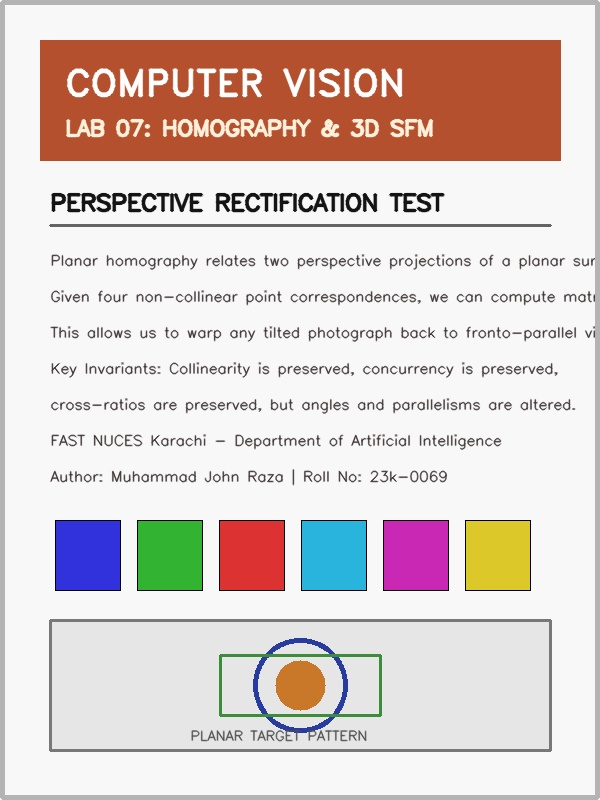
#> input picture lab7/assets/book_original_flat.jpg, 600 x 800 px, found by its file name; the run also reads 1 picture not shown here
$ python task1_image_transformations.py
#> lines starting #> are read from the running program, lines starting #| are printed output that depends on the picture; long printed decimals are rounded
"""
Task 1: Image Transformations (2D, 3D, Homogeneous Coordinates, Affine Straightness, Homography)
==================================================================================================
Author: Muhammad John Raza
Roll No: 23k-0069
FAST NUCES Karachi - Department of Artificial Intelligence
Course: Computer Vision Lab (Lab 07)
"""

import os
import cv2
import numpy as np
import matplotlib.pyplot as plt
from mpl_toolkits.mplot3d import Axes3D
from mpl_toolkits.mplot3d.art3d import Poly3DCollection

def get_path(rel_path):
    if os.path.exists(rel_path):
        return rel_path
    if rel_path.startswith("lab7/") and os.path.exists(rel_path[5:]):
        return rel_path[5:]
    if os.path.exists(os.path.join("lab7", rel_path)):
        return os.path.join("lab7", rel_path)
    if os.path.basename(os.getcwd()) == "lab7" and rel_path.startswith("lab7/"):
        return rel_path[5:]
    return rel_path

output_dir = "outputs" if os.path.basename(os.getcwd()) == "lab7" else "lab7/outputs"
os.makedirs(output_dir, exist_ok=True)

# =====================================================================
# Q1(a): 2D Transformations (Translation, Rotation, Scaling, Shearing)
# =====================================================================
def run_q1a_2d_transformations(input_path="lab7/assets/book_original_flat.jpg"):
#> called with input_path = 'lab7/assets/book_original_flat.jpg'
    print("\n--- Running Q1(a): 2D Image Transformations ---")
    real_path = get_path(input_path)
    img = cv2.imread(real_path)
#> img is the input picture: shape (800, 600, 3); mean B, G, R 203.8, 207.6, 220.3
    if img is None:
        img = np.zeros((400, 400, 3), dtype=np.uint8)
        cv2.rectangle(img, (80, 80), (320, 320), (50, 150, 240), -1)
        cv2.circle(img, (200, 200), 70, (255, 255, 255), -1)
        cv2.putText(img, "TEST 2D", (130, 210), cv2.FONT_HERSHEY_SIMPLEX, 0.8, (0, 0, 0), 2)

    h, w = img.shape[:2]

    # 1. Translation: Tx = 70, Ty = 50
    tx, ty = 70, 50
    M_trans = np.float32([[1, 0, tx],
                          [0, 1, ty]])
    img_trans = cv2.warpAffine(img, M_trans, (w, h), borderValue=(240, 240, 240))
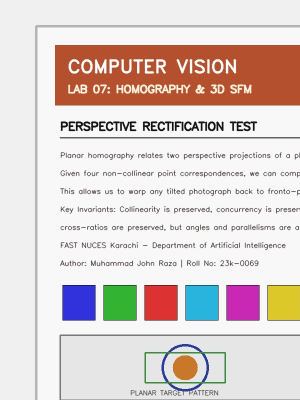
#> img_trans: shape (800, 600, 3) (shown at 1/2 size); mean B, G, R 205.9, 209.5, 221.3

    # 2. Rotation: 35 degrees counter-clockwise about image center
    center = (w // 2, h // 2)
    angle = 35.0
    scale = 1.0
    M_rot = cv2.getRotationMatrix2D(center, angle, scale)
    img_rot = cv2.warpAffine(img, M_rot, (w, h), borderValue=(240, 240, 240))
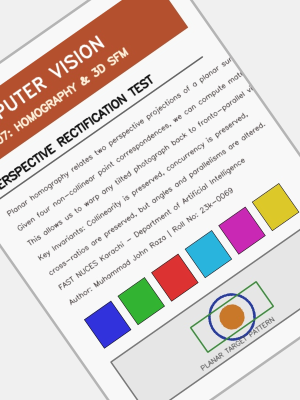
#> img_rot: shape (800, 600, 3) (shown at 1/2 size); mean B, G, R 209.8, 212.7, 222.7

    # 3. Scaling: Non-uniform scaling (sx = 0.65, sy = 0.85) centered
    sx, sy = 0.65, 0.85
    M_scale = np.float32([[sx, 0, (1 - sx) * (w / 2)],
                          [0, sy, (1 - sy) * (h / 2)]])
    img_scale = cv2.warpAffine(img, M_scale, (w, h), borderValue=(240, 240, 240))

    # 4. Shearing: Horizontal shear sh_x = 0.35, centered
    sh_x = 0.35
    M_shear = np.float32([[1, sh_x, -sh_x * (h / 2)],
                          [0, 1,    0]])
    img_shear = cv2.warpAffine(img, M_shear, (w, h), borderValue=(240, 240, 240))

    # 5. Combined Affine: Translation + Rotation + Scaling + Shearing
    M_rot_3x3 = np.vstack([M_rot, [0, 0, 1]])
    M_scale_3x3 = np.vstack([M_scale, [0, 0, 1]])
    M_shear_3x3 = np.vstack([M_shear, [0, 0, 1]])
    M_trans_3x3 = np.vstack([M_trans, [0, 0, 1]])
    M_combined = (M_trans_3x3 @ M_rot_3x3 @ M_shear_3x3 @ M_scale_3x3)[:2]
    img_combined = cv2.warpAffine(img, M_combined, (w, h), borderValue=(240, 240, 240))
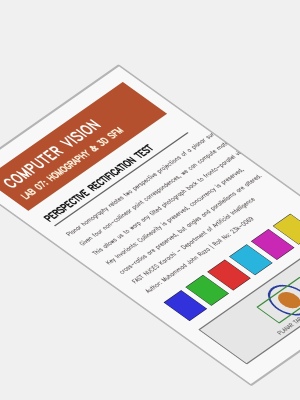
#> img_combined: shape (800, 600, 3) (shown at 1/2 size); mean B, G, R 221.3, 223.2, 230

    # Plot results
    fig, axes = plt.subplots(2, 3, figsize=(15, 10))
    titles = [
        "Original Image",
        f"1. Translation (tx={tx}, ty={ty})",
        f"2. Rotation ({angle} deg, Center)",
        f"3. Scaling (sx={sx}, sy={sy})",
        f"4. Shearing (sh_x={sh_x})",
        "5. Combined 2D Transformation"
    ]
    images = [img, img_trans, img_rot, img_scale, img_shear, img_combined]

    for ax, im, title in zip(axes.flat, images, titles):
        ax.imshow(cv2.cvtColor(im, cv2.COLOR_BGR2RGB))
        ax.set_title(title, fontsize=12, fontweight='bold', pad=8)
        ax.axis('on')
        ax.grid(color='gray', linestyle=':', alpha=0.5)
#> this loop made 6 passes
#> title on passes 1 to 6: 'Original Image', '1. Translation (tx=70, ty=50)', '2. Rotation (35.0 deg, Center)', '3. Scaling (sx=0.65, sy=0.85)', '4. Shearing (sh_x=0.35)', '5. Combined 2D Transformation'

    plt.suptitle("Q1(a): 2D Image Transformations Analysis\nAuthor: Muhammad John Raza (23k-0069)",
                 fontsize=15, fontweight='bold', y=0.98)
    plt.tight_layout()
    output_fig = os.path.join(output_dir, "q1a_2d_transformations.png")
    plt.savefig(output_fig, dpi=200, bbox_inches='tight')
    plt.close()
    print(f"  -> Saved 2D transformation visualization: {output_fig}")
    return output_fig


# =====================================================================
# Q1(b): 3D Transformations (Object rotation & translation along X, Y, Z)
# =====================================================================
def run_q1b_3d_transformations():
    print("\n--- Running Q1(b): 3D Object Transformations ---")
    vertices = np.array([
        [-1, -1, -1], [ 1, -1, -1], [ 1,  1, -1], [-1,  1, -1],
        [-1, -1,  1], [ 1, -1,  1], [ 1,  1,  1], [-1,  1,  1],
        [ 0, -1,  2], [ 0,  1,  2]
    ], dtype=np.float64)

    faces = [
        [0, 1, 2, 3],
        [0, 1, 5, 4],
        [1, 2, 6, 5],
        [2, 3, 7, 6],
        [3, 0, 4, 7],
        [4, 5, 8],
        [7, 6, 9],
        [4, 8, 9, 7],
        [5, 8, 9, 6]
    ]

    def get_rotation_matrix(rx_deg, ry_deg, rz_deg):
        ax, ay, az = np.radians([rx_deg, ry_deg, rz_deg])
        Rx = np.array([[1, 0, 0],
                       [0, np.cos(ax), -np.sin(ax)],
                       [0, np.sin(ax),  np.cos(ax)]])
        Ry = np.array([[np.cos(ay), 0, np.sin(ay)],
                       [0, 1, 0],
                       [-np.sin(ay), 0, np.cos(ay)]])
        Rz = np.array([[np.cos(az), -np.sin(az), 0],
                       [np.sin(az),  np.cos(az), 0],
                       [0, 0, 1]])
        return Rz @ Ry @ Rx

    scenarios = [
        ("1. Canonical 3D Object", 0, 0, 0, [0, 0, 0]),
        ("2. Rotation around X (Pitch +35 deg)", 35, 0, 0, [0, 0, 0]),
        ("3. Rotation around Y (Yaw +45 deg)", 0, 45, 0, [0, 0, 0]),
        ("4. Rotation around Z (Roll +50 deg)", 0, 0, 50, [0, 0, 0]),
        ("5. Move along X, Y, Z (T=[1.5, -1.0, 1.2])", 0, 0, 0, [1.5, -1.0, 1.2]),
        ("6. Full 3D Pose: R(30, 45, 25) + T", 30, 45, 25, [1.2, 0.8, -0.5])
    ]

    fig = plt.figure(figsize=(18, 11))
    colors = ['#1f77b4', '#ff7f0e', '#2ca02c', '#d62728', '#9467bd', '#8c564b']

    for i, (title, rx, ry, rz, T) in enumerate(scenarios):
        ax = fig.add_subplot(2, 3, i + 1, projection='3d')
        R = get_rotation_matrix(rx, ry, rz)
        T_vec = np.array(T)
        transformed_vertices = (R @ vertices.T).T + T_vec

        poly_list = []
        for face in faces:
            poly_list.append([transformed_vertices[idx] for idx in face])

        poly_coll = Poly3DCollection(poly_list, alpha=0.65, edgecolor='black', linewidths=1.2)
        poly_coll.set_facecolor(colors[i])
        ax.add_collection3d(poly_coll)

        ax.quiver(0, 0, 0, 1.5, 0, 0, color='red', arrow_length_ratio=0.15)
        ax.quiver(0, 0, 0, 0, 1.5, 0, color='green', arrow_length_ratio=0.15)
        ax.quiver(0, 0, 0, 0, 0, 1.5, color='blue', arrow_length_ratio=0.15)

        ax.set_xlim([-3.0, 3.5])
        ax.set_ylim([-3.0, 3.5])
        ax.set_zlim([-3.0, 3.5])
        ax.set_xlabel('X')
        ax.set_ylabel('Y')
        ax.set_zlabel('Z')
        ax.set_title(title, fontsize=11, fontweight='bold', pad=10)
        ax.view_init(elev=22, azim=-55)

    plt.suptitle("Q1(b): 3D Rigid Transformations (Euler Rotations & Translations in R^3)\nAuthor: Muhammad John Raza (23k-0069)",
                 fontsize=15, fontweight='bold', y=0.98)
    plt.tight_layout()
    output_fig = os.path.join(output_dir, "q1b_3d_transformations.png")
    plt.savefig(output_fig, dpi=200, bbox_inches='tight')
    plt.close()
    print(f"  -> Saved 3D transformation visualization: {output_fig}")
    return output_fig


# =====================================================================
# Q1(c): Homogeneous Coordinates Representation & Comprehensive Rationale
# =====================================================================
def run_q1c_homogeneous_coordinates():
    print("\n--- Running Q1(c): Homogeneous Coordinates Analysis ---")
    x, y = 145.0, 280.0
    P_homo = np.array([x, y, 1.0], dtype=np.float64)

    w_scale = 3.5
    P_scaled_homo = np.array([w_scale * x, w_scale * y, w_scale], dtype=np.float64)
    recovered_pt = (P_scaled_homo[:2] / P_scaled_homo[2])

    T1 = np.array([[1, 0, 50],
                   [0, 1, -30],
                   [0, 0, 1]], dtype=np.float64)
    th = np.radians(45)
    R2 = np.array([[np.cos(th), -np.sin(th), 0],
                   [np.sin(th),  np.cos(th), 0],
                   [0,           0,          1]], dtype=np.float64)
    S3 = np.array([[1.5, 0,   0],
                   [0,   0.8, 0],
                   [0,   0,   1]], dtype=np.float64)

    M_composite = S3 @ R2 @ T1
    P_transformed_homo = M_composite @ P_homo
    P_transformed_euclid = P_transformed_homo[:2] / P_transformed_homo[2]

    l1 = np.array([-2, 1, -10], dtype=np.float64)
    l2 = np.array([-2, 1, -40], dtype=np.float64)
    p_inf = np.cross(l1, l2)

    explanation_text = f"""================================================================================
Q1(c) HOMOGENEOUS COORDINATES IN COMPUTER VISION: FORMAL EXPLANATION
================================================================================
1. REPRESENTATION:
   - Euclidean 2D Point: (x, y) = ({x:.1f}, {y:.1f})
   - Canonical Homogeneous Coordinate: [x, y, 1]^T = [{P_homo[0]:.1f}, {P_homo[1]:.1f}, {P_homo[2]:.1f}]^T
   - Equivalence under scale lambda={w_scale}:
     [{P_scaled_homo[0]:.1f}, {P_scaled_homo[1]:.1f}, {P_scaled_homo[2]:.1f}]^T
     Dehomogenization (divide by W={P_scaled_homo[2]}): ({recovered_pt[0]:.1f}, {recovered_pt[1]:.1f}) -> Exactly matches original!

2. WHY THE EXTRA COORDINATE (W) IS USED IN COMPUTER VISION:
   -----------------------------------------------------------------------------
   (a) LINEARIZATION OF AFFINE & PROJECTIVE TRANSFORMATIONS:
       In 2D Cartesian coordinates, translation is non-linear: x' = x + tx (addition).
       Rotation and scaling are linear: x' = Ax (multiplication).
       Affine transformations therefore require a hybrid equation: x' = Ax + t.
       By embedding 2D points into projective space P^2 with homogeneous coordinates,
       translation becomes a standard matrix multiplication:
         [x']   [a11 a12 tx] [x]
         [y'] = [a21 a22 ty] [y]
         [ 1]   [ 0   0   1] [1]
       This converts all geometric transformations into unified matrix operations.

   (b) EFFICIENT COMPOSITION OF MULTIPLE TRANSFORMATIONS:
       Because every transformation is a 3x3 matrix, any sequence of N operations
       can be pre-multiplied into a single 3x3 matrix: M = T_n * ... * T_2 * T_1.
       Every scene point is transformed with a single matrix-vector product p' = M * p.
       Calculated composite output for ({x:.1f}, {y:.1f}): ({P_transformed_euclid[0]:.2f}, {P_transformed_euclid[1]:.2f}).

   (c) REPRESENTATION OF POINTS AT INFINITY (IDEAL POINTS) & VANISHING POINTS:
       In projective space P^2, parallel lines intersect at a point at infinity:
         Line 1: -2x + y - 10 = 0 -> l1 = [-2, 1, -10]
         Line 2: -2x + y - 40 = 0 -> l2 = [-2, 1, -40]
         Intersection = l1 x l2 = [{p_inf[0]:.1f}, {p_inf[1]:.1f}, {p_inf[2]:.1f}]^T
       Notice W = 0! The point at infinity represents direction without division by zero.
       Under perspective projection (cameras), points at infinity map to finite
       vanishing points on the image plane (horizon line).

   (d) PINHOLE CAMERA PERSPECTIVE PROJECTION:
       The 3D to 2D perspective projection through a camera center is inherently projective:
         lambda * [u, v, 1]^T = K * [R | t] * [X_w, Y_w, Z_w, 1]^T
       Division by the scale factor lambda (depth Z) models physical perspective foreshortening.
================================================================================"""
    print(explanation_text)

    out_txt = os.path.join(output_dir, "q1c_homogeneous_coordinates_explanation.txt")
    with open(out_txt, "w", encoding="utf-8") as f:
        f.write(explanation_text)
    print(f"  -> Saved explanation: {out_txt}")


# =====================================================================
# Q1(d): Affine Transformation and Line Straightness Invariance
# =====================================================================
def run_q1d_affine_straight_lines():
    print("\n--- Running Q1(d): Affine Transformation & Line Straightness Analysis ---")
    size = 500
    grid_img = np.full((size, size, 3), 255, dtype=np.uint8)

    for i in range(50, size, 50):
        cv2.line(grid_img, (i, 0), (i, size), (220, 220, 220), 1)
        cv2.line(grid_img, (0, i), (size, i), (220, 220, 220), 1)
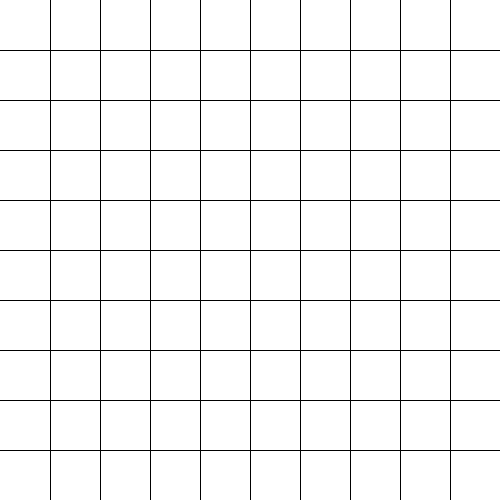
#> grid_img: shape (500, 500, 3); values 220 (black) and 255 (white), 96.4% white; black in thin lines or dots

    cv2.line(grid_img, (50, 80), (450, 80), (255, 0, 0), 3)
    cv2.line(grid_img, (80, 50), (80, 450), (0, 180, 0), 3)
    cv2.line(grid_img, (50, 50), (450, 450), (0, 0, 255), 3)
    cv2.line(grid_img, (50, 450), (450, 50), (200, 0, 200), 3)
    cv2.putText(grid_img, "Collinear Points Test", (130, 260), cv2.FONT_HERSHEY_SIMPLEX, 0.7, (40, 40, 40), 2)
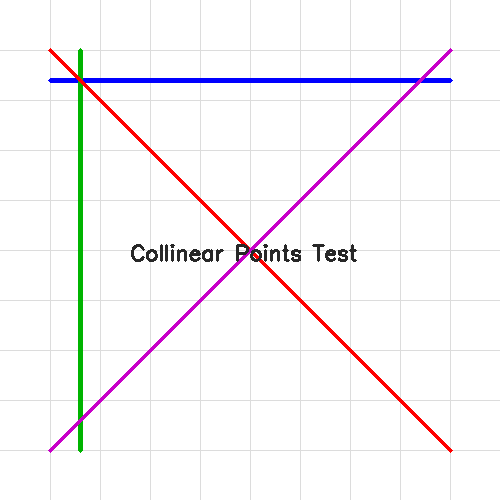
#> grid_img: shape (500, 500, 3); mean of channels 0, 1, 2 248.1, 245.9, 248.1; drawn as B, G, R

    src_tri = np.float32([[50, 50], [450, 50], [50, 450]])
    dst_tri = np.float32([[100, 70], [420, 130], [60, 430]])
    M_affine = cv2.getAffineTransform(src_tri, dst_tri)
#> M_affine = [[0.8, -0.1, 65], [0.15, 0.9, 17.5]]

    warped_grid = cv2.warpAffine(grid_img, M_affine, (size, size), borderValue=(255, 255, 255))
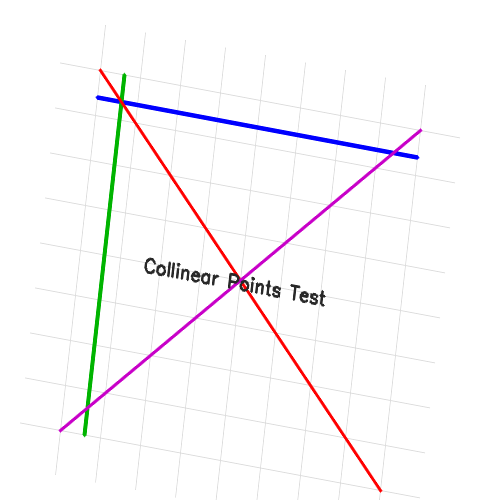
#> warped_grid: shape (500, 500, 3); mean of channels 0, 1, 2 249.9, 248.3, 249.9; drawn as B, G, R

    P0 = np.array([50.0, 50.0])
    P1 = np.array([450.0, 450.0])
    t_vals = np.linspace(0, 1, 100)
    line_pts = np.array([P0 + t * (P1 - P0) for t in t_vals])

    ones = np.ones((len(line_pts), 1))
    pts_homo = np.hstack([line_pts, ones])
    transformed_pts = (M_affine @ pts_homo.T).T
#> transformed_pts = 100 pairs, first value 100 to 380, second value 70 to 490

    vx, vy, x0, y0 = cv2.fitLine(transformed_pts.astype(np.float32), cv2.DIST_L2, 0, 0.01, 0.01)
#> vx = [0.555]; vy = [0.832]; x0 = [240]; y0 = [280]
    normal = np.array([-vy[0], vx[0]])
#> normal = [-0.832, 0.555]
    distances = np.abs(np.dot(transformed_pts - np.array([x0[0], y0[0]]), normal))
#> distances = 100 values, max 4.17e-06 at index 0, min 4.21e-08 at index 50, mean 2.11e-06
    max_deviation = np.max(distances)
#> max_deviation = 4.17e-06

    print(f"  -> Quantitative Linearity Check:")
    print(f"     Maximum deviation of transformed points from fitted straight line: {max_deviation:.8f} pixels")
#|      Maximum deviation of transformed points from fitted straight line: 4.17e-06 pixels
    print(f"     => Line remains perfectly straight! (Deviation = 0 to machine precision)")

    fig, axes = plt.subplots(1, 2, figsize=(14, 6))
    axes[0].imshow(cv2.cvtColor(grid_img, cv2.COLOR_BGR2RGB))
    axes[0].set_title("Original Grid & Straight Lines\n(Horizontal, Vertical, Diagonals)", fontsize=12, fontweight='bold')
    axes[0].grid(True, linestyle=':', alpha=0.6)

    axes[1].imshow(cv2.cvtColor(warped_grid, cv2.COLOR_BGR2RGB))
    axes[1].set_title(f"After Affine Transformation\n(Lines remain perfectly straight, Max Error: {max_deviation:.2e} px)",
                      fontsize=12, fontweight='bold')
    axes[1].grid(True, linestyle=':', alpha=0.6)

    plt.suptitle("Q1(d): Invariance of Straight Lines Under Affine Transformation\nAuthor: Muhammad John Raza (23k-0069)",
                 fontsize=14, fontweight='bold')
    plt.tight_layout()
    output_fig = os.path.join(output_dir, "q1d_affine_straight_lines.png")
    plt.savefig(output_fig, dpi=200, bbox_inches='tight')
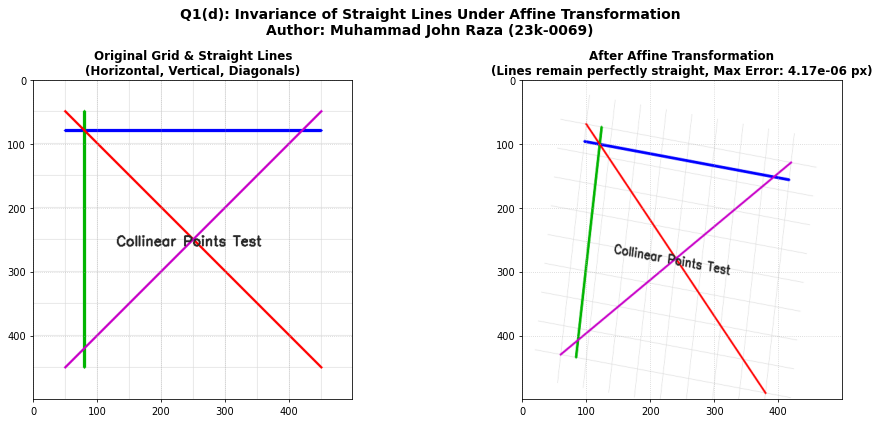
#> figure drawn by matplotlib, 2 panels
    plt.close()
    print(f"  -> Saved affine straight lines verification: {output_fig}")
    return output_fig


# =====================================================================
# Q1(e): Projective Transformation (Homography) on Slanted Book
# =====================================================================
def run_q1e_homography_perspective(slanted_path="lab7/assets/book_slanted.jpg"):
    print("\n--- Running Q1(e): Projective Transformation (Homography) on Slanted Book ---")
    real_path = get_path(slanted_path)
#> (the rest of the program and of its run is left out)
